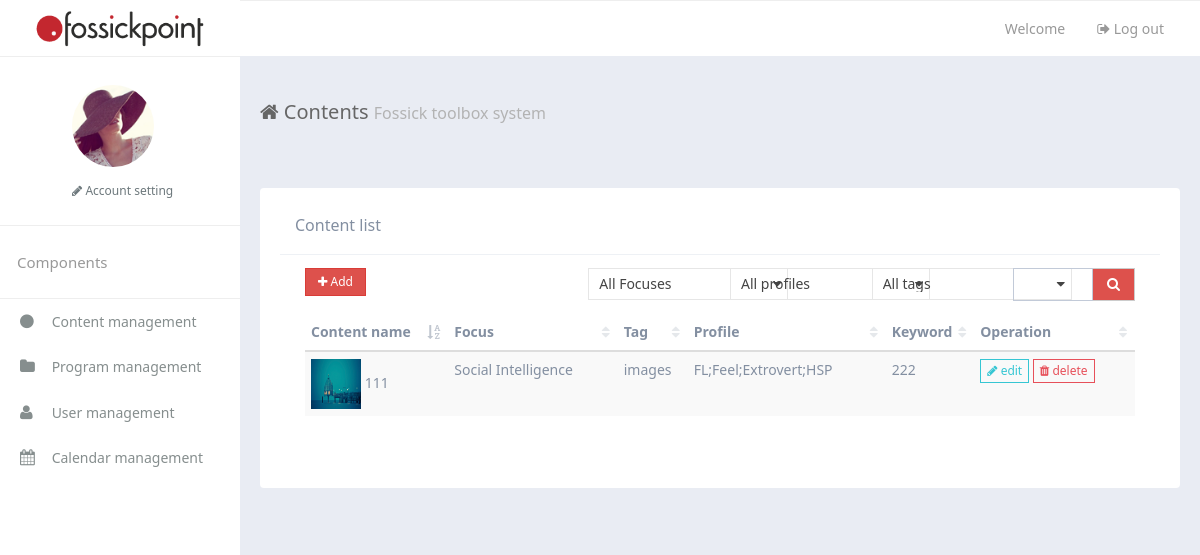
The app's page /toolbox/contents/, older data.
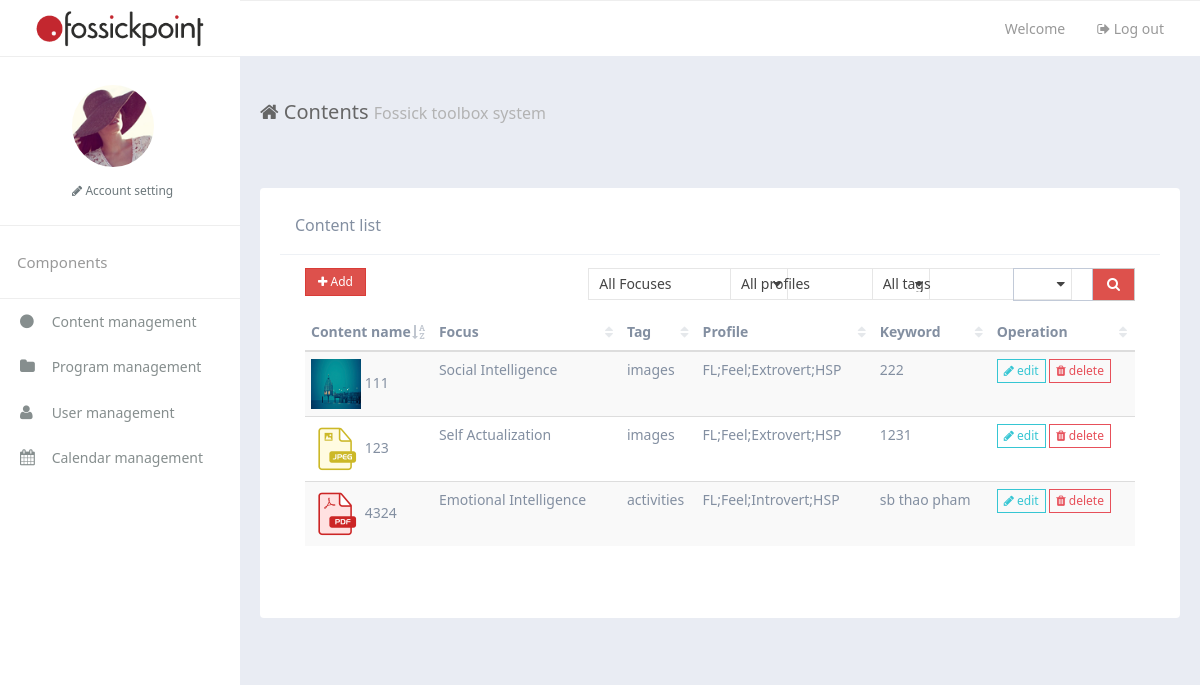
The same page, newer data.
### toolbox/models.py (models this page shows, shortened)
class Content(models.Model):
    name = models.CharField(max_length=100)
    type_choice = (('doc','doc'),('pdf','pdf'),('image', 'image'),('video', 'video'),('audio', 'audio'),('other','other'))
    type = models.CharField(max_length=30,choices=type_choice)
    focus_choice = (('Being','Emotional Intelligence'),('Belonging','Social Intelligence'),('Becoming','Self Actualization'))
    focus = models.CharField(max_length=30,choices=focus_choice,default='Emotional Intelligence')
    tag_choice = (('Images','Images'),('Formulas','Formulas'),('Activities','Activities'),('Skills','Skills'),('Social frameworks','Social frameworks'),('Concepts','Concepts'),('Myths & notions','Myths & notions'),('Principles','Principles'))
    tag = models.CharField(max_length=30,choices=tag_choice)
    thumbnail = models.ImageField(upload_to='contents/', null=True)
    profile = models.ManyToManyField(Profile)
    profileText = models.TextField(max_length=100,default='')
    keyword = models.CharField(max_length=100)
    address = models.FileField(upload_to='contents/')

### toolbox/views.py (the view, shortened to what this page needs)
def contents(request):
    contentList = Content.objects.all().values()
    for content in contentList:
        content["thumbnail"] = content["thumbnail"].split("/")[1]
    context = {'contentList':contentList}
    return render(request,"toolbox/contents.html",context)

### toolbox/templates/toolbox/contents.html (shortened to what the changed rows need)
{% extends 'toolbox/_base.html' %} {% load static %}  {% block title %} Contents {% endblock %} {% block main %}
<div class="row-content am-cf">
    <div class="row">
        <div class="am-u-sm-12 am-u-md-12 am-u-lg-12">
            <div class="widget am-cf">
                <div class="widget-body  am-fr">
                    <div class="am-u-sm-12">
                        <table width="100%" class="am-table am-table-compact am-table-striped tpl-table-black " id="example-r">
                            <thead>
                                <tr>
                                    <th>Content name</th>
                                    <th>Focus</th>
                                    <th>Tag</th>
                                    <th>Profile</th>
                                    <th>Keyword</th>
                                    <th>Operation</th>
                                </tr>
                            </thead>
                            <tbody id="contentTable">
                                {% if contentList %} {% for content in contentList %}
                                <tr class="gradeX">
                                    <td><img src="../static/{{content.thumbnail}}" style="width:50px; height:50px"> {{content.name}}</td>
                                    <td>{{content.focus}}</td>
                                    <td>{{content.tag}}</td>
                                    <td>{{content.profileText}}</td>
                                    <td>{{content.keyword}}</td>
                                    <td>
                                        <div class="tpl-table-black-operation">
                                            <a href="{% url 'content' contentID=content.id %}" class="tpl-table-black-operation-edit">
                                                            <i class="am-icon-pencil"></i> edit
                                                        </a>
                                            <a href="javascript:;" onclick="deleteContent({{content.id}})" class="tpl-table-black-operation-del">
                                                            <i class="am-icon-trash"></i> delete
                                                        </a>
                                        </div>
                                    </td>
                                </tr>
                                {% endfor %} {% endif %}
                            </tbody>
                        </table>
                    </div>
                </div>
            </div>
        </div>
    </div>
</div>
{% endblock %}

Row changes from the older to the newer data that the page shows:
added Content: thumbnail (picture), name "123", focus "Self Actualization", tag "images", profileText "FL;Feel;Extrovert;HSP", keyword "1231"
added Content: thumbnail (picture), name "4324", focus "Emotional Intelligence", tag "activities", profileText "FL;Feel;Introvert;HSP", keyword "sb thao pham"
